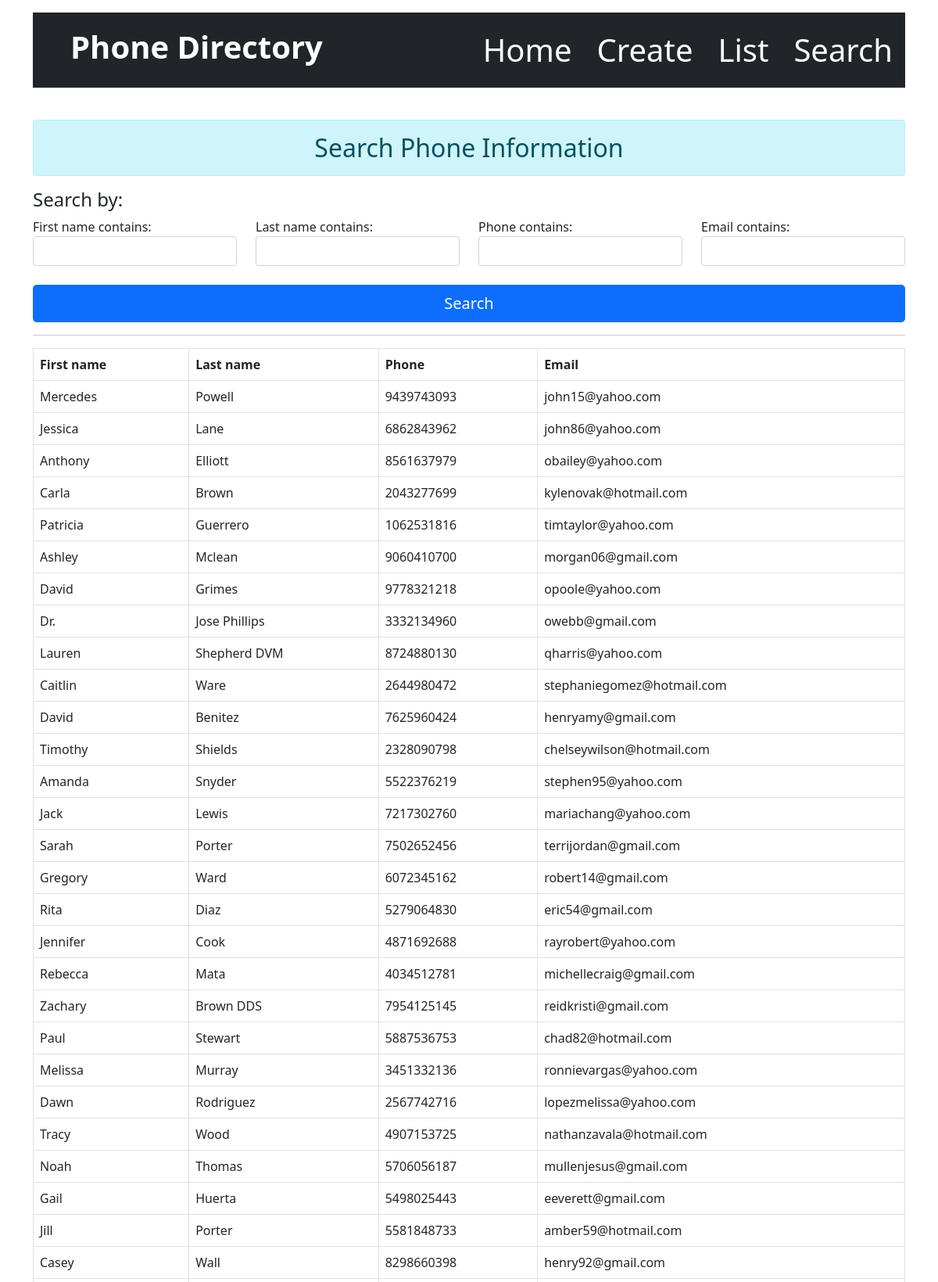
The page /phone/search/ (upper part) on the database its author committed.
### phone/models.py (models this page shows, shortened)
class PhoneModel(models.Model):
    gender_choice = (('Male','Male'),('Female','Female'))
    phone_id = models.BigAutoField(primary_key = True)
    first_name = models.CharField(max_length=10)
    middle_name = models.CharField(max_length=10,null=True,blank=True)
    last_name = models.CharField(max_length=10)
    phone = models.BigIntegerField()
    email = models.EmailField()
    date_of_birth = models.DateField(verbose_name='Date of Birth',null=True)
    aadhaar_id = models.BigIntegerField(verbose_name='Aadhaar Card ID',null=True)
    gender = models.CharField(choices=gender_choice,max_length=6)
    country = CountryField(blank_label='(select country)',null=True)

### phone/templates/phone/search.html
{% extends 'phone/base.html' %}
{% load widget_tweaks %}
{% block content %}
<div class="container">
  <h2 class="text-center alert alert-info">Search Phone Information</h2>
  <form method="get">
    <div class="well">
      <h4 style="margin-top: 0">Search by:</h4>
      <div class="row">
        <div class="form-group col-sm-4 col-md-3">
          {{ filter.form.first_name.label_tag }}
          {% render_field filter.form.first_name class="form-control" %}
        </div>
        <div class="form-group col-sm-4 col-md-3">
          {{ filter.form.last_name.label_tag }}
          {% render_field filter.form.last_name class="form-control" %}
        </div>
        <div class="form-group col-sm-4 col-md-3">
          {{ filter.form.phone.label_tag }}
          {% render_field filter.form.phone class="form-control" %}
        </div>
        <div class="form-group col-sm-4 col-md-3">
          {{ filter.form.email.label_tag }}
          {% render_field filter.form.email class="form-control" %}
        </div>
      </div>
      <br>
      <button class="w-100 btn btn-lg btn-primary" type="submit">Search</button>
    </div>
  </form>
  <hr>
  <table class="table table-bordered">
    <thead>
      <tr>
        <th>First name</th>
        <th>Last name</th>
        <th>Phone</th>
        <th>Email</th>
      </tr>
    </thead>
    <tbody>
      {% for user in filter.qs %}
        <tr>
          <td>{{ user.first_name }}</td>
          <td>{{ user.last_name }}</td>
          <td>{{ user.phone }}</td>
          <td>{{ user.email }}</td>
        </tr>
      {% empty %}
        <tr>
          <td colspan="5">No data</td>
        </tr>
      {% endfor %}
    </tbody>
  </table>
  <br>
</div>
{% endblock %}

### rows shown on the page
PhoneModel: first_name "Mercedes", last_name "Powell", phone "9439743093", email "john15@yahoo.com"
PhoneModel: first_name "Jessica", last_name "Lane", phone "6862843962", email "john86@yahoo.com"
PhoneModel: first_name "Anthony", last_name "Elliott", phone "8561637979", email "obailey@yahoo.com"
PhoneModel: first_name "Carla", last_name "Brown", phone "2043277699", email "kylenovak@hotmail.com"
PhoneModel: first_name "Patricia", last_name "Guerrero", phone "1062531816", email "timtaylor@yahoo.com"
PhoneModel: first_name "Ashley", last_name "Mclean", phone "9060410700", email "morgan06@gmail.com"
PhoneModel: first_name "David", last_name "Grimes", phone "9778321218", email "opoole@yahoo.com"
PhoneModel: first_name "Dr.", last_name "Jose Phillips", phone "3332134960", email "owebb@gmail.com"
PhoneModel: first_name "Lauren", last_name "Shepherd DVM", phone "8724880130", email "qharris@yahoo.com"
PhoneModel: first_name "Caitlin", last_name "Ware", phone "2644980472", email "stephaniegomez@hotmail.com"
PhoneModel: first_name "David", last_name "Benitez", phone "7625960424", email "henryamy@gmail.com"
PhoneModel: first_name "Timothy", last_name "Shields", phone "2328090798", email "chelseywilson@hotmail.com"
PhoneModel: first_name "Amanda", last_name "Snyder", phone "5522376219", email "stephen95@yahoo.com"
PhoneModel: first_name "Jack", last_name "Lewis", phone "7217302760", email "mariachang@yahoo.com"
PhoneModel: first_name "Sarah", last_name "Porter", phone "7502652456", email "terrijordan@gmail.com"
PhoneModel: first_name "Gregory", last_name "Ward", phone "6072345162", email "robert14@gmail.com"
PhoneModel: first_name "Rita", last_name "Diaz", phone "5279064830", email "eric54@gmail.com"
PhoneModel: first_name "Jennifer", last_name "Cook", phone "4871692688", email "rayrobert@yahoo.com"
PhoneModel: first_name "Rebecca", last_name "Mata", phone "4034512781", email "michellecraig@gmail.com"
PhoneModel: first_name "Zachary", last_name "Brown DDS", phone "7954125145", email "reidkristi@gmail.com"
PhoneModel: first_name "Paul", last_name "Stewart", phone "5887536753", email "chad82@hotmail.com"
PhoneModel: first_name "Melissa", last_name "Murray", phone "3451332136", email "ronnievargas@yahoo.com"
PhoneModel: first_name "Dawn", last_name "Rodriguez", phone "2567742716", email "lopezmelissa@yahoo.com"
PhoneModel: first_name "Tracy", last_name "Wood", phone "4907153725", email "nathanzavala@hotmail.com"
PhoneModel: first_name "Noah", last_name "Thomas", phone "5706056187", email "mullenjesus@gmail.com"
PhoneModel: first_name "Gail", last_name "Huerta", phone "5498025443", email "eeverett@gmail.com"
PhoneModel: first_name "Jill", last_name "Porter", phone "5581848733", email "amber59@hotmail.com"
PhoneModel: first_name "Casey", last_name "Wall", phone "8298660398", email "henry92@gmail.com"

### other values the page prints
{{ filter.form.first_name.label_tag }} "First name contains:"
{{ filter.form.last_name.label_tag }} "Last name contains:"
{{ filter.form.phone.label_tag }} "Phone contains:"
{{ filter.form.email.label_tag }} "Email contains:"
